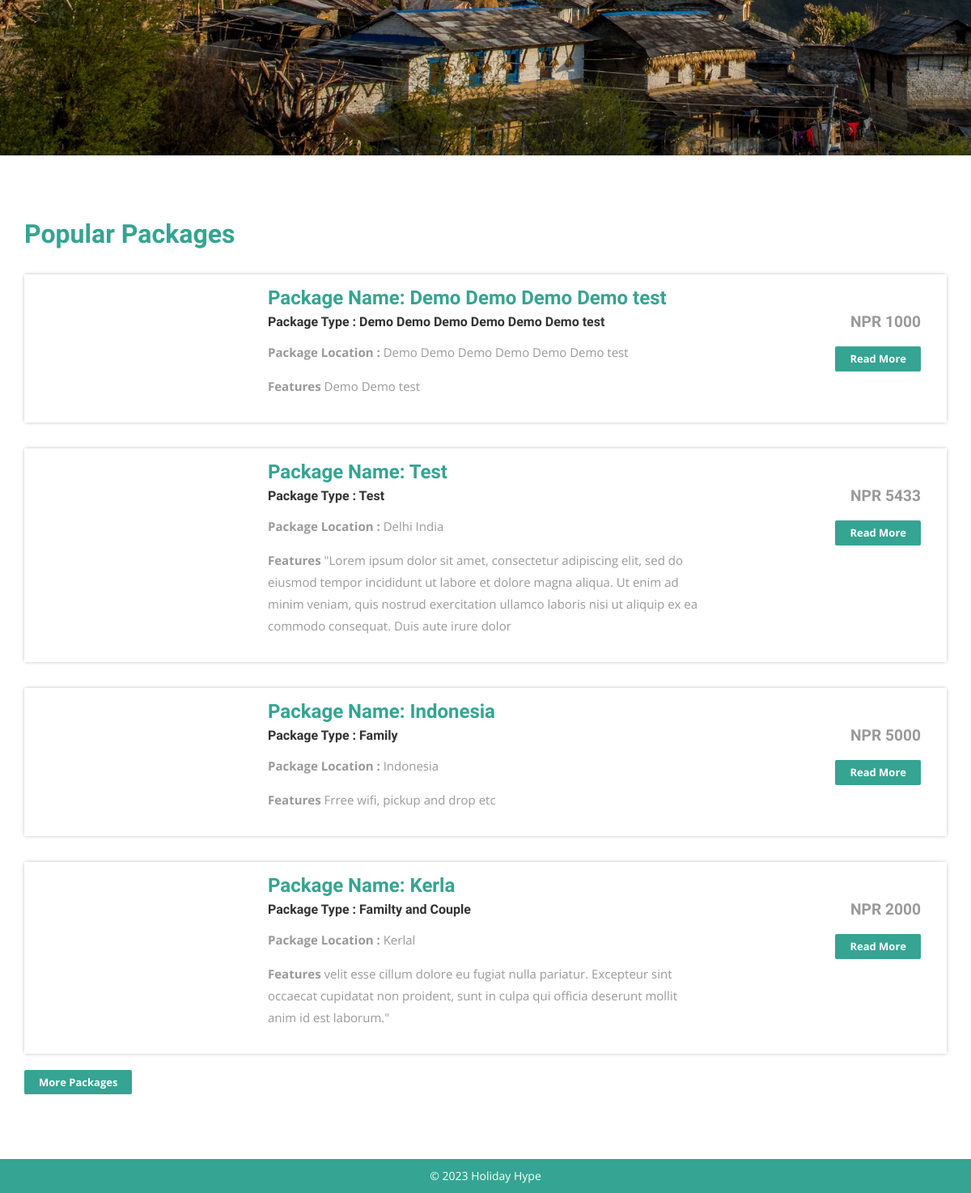
The page /hype/index.php (lower part) on the database as committed earlier.
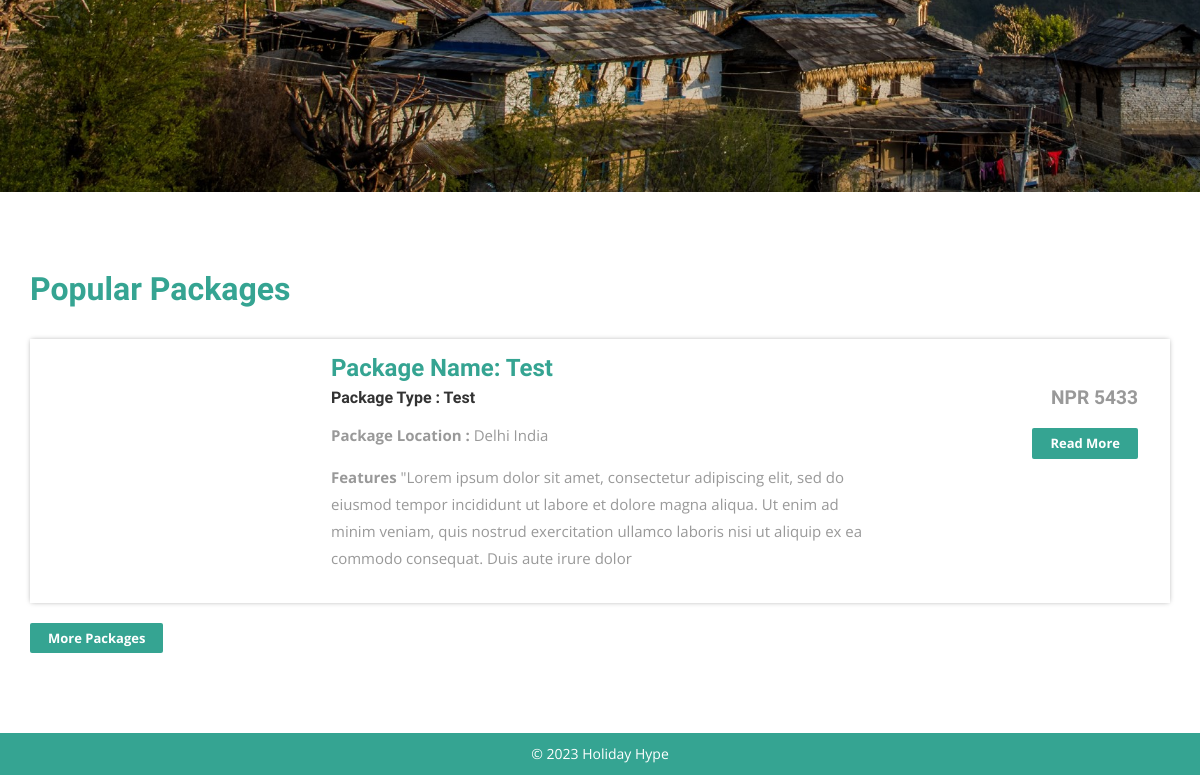
The same page on the database as committed later.
### tables this page shows
CREATE TABLE `tbltourpackages` (
  `PackageId` int(11) NOT NULL,
  `PackageName` varchar(200) DEFAULT NULL,
  `PackageType` varchar(150) DEFAULT NULL,
  `PackageLocation` varchar(100) DEFAULT NULL,
  `PackagePrice` int(11) DEFAULT NULL,
  `PackageFetures` varchar(255) DEFAULT NULL,
  `PackageDetails` mediumtext DEFAULT NULL,
  `PackageImage` varchar(100) DEFAULT NULL,
  `Creationdate` timestamp NULL DEFAULT current_timestamp(),
  `UpdationDate` timestamp NULL DEFAULT NULL ON UPDATE current_timestamp()
);

### hype/index.php (the view, shortened to what this page needs)
<?php
include('includes/config.php');
?>
<!DOCTYPE HTML>
<html>
<head>
<link href="css/bootstrap.css" rel='stylesheet' type='text/css' />
<link href="css/style.css" rel='stylesheet' type='text/css' />
<link href="css/font-awesome.css" rel="stylesheet">
<link href="css/animate.css" rel="stylesheet" type="text/css" media="all">
</head>
<body>
<div class="banner">
</div>
<div class="container">
	<div class="holiday">
	<h3>Popular Packages</h3>
<?php $sql = "SELECT * from tbltourpackages order by rand() limit 4";
$query = $dbh->prepare($sql);
$query->execute();
$results=$query->fetchAll(PDO::FETCH_OBJ);
if($query->rowCount() > 0)
{
foreach($results as $result)
{	?>
			<div class="rom-btm">
				<div class="col-md-3 room-left wow fadeInLeft animated" data-wow-delay=".5s">
				</div>
				<div class="col-md-6 room-midle wow fadeInUp animated" data-wow-delay=".5s">
					<h4>Package Name: <?php echo htmlentities($result->PackageName);?></h4>
					<h6>Package Type : <?php echo htmlentities($result->PackageType);?></h6>
					<p><b>Package Location :</b> <?php echo htmlentities($result->PackageLocation);?></p>
					<p><b>Features</b> <?php echo htmlentities($result->PackageFetures);?></p>
				</div>
				<div class="col-md-3 room-right wow fadeInRight animated" data-wow-delay=".5s">
					<h5>NPR <?php echo htmlentities($result->PackagePrice);?></h5>
					<a href="package-details.php?pkgid=<?php echo htmlentities($result->PackageId);?>" class="view">Read More</a>
				</div>
				<div class="clearfix"></div>
			</div>
<?php }} ?>
<div><a href="package-list.php" class="view">More Packages</a></div>
</div>
	</div>
<?php include('includes/footer.php');?>
</body>
</html>

Rows that differ between the two databases and show on the page:
removed tbltourpackages: PackageName "Demo Demo Demo Demo test", PackageType "Demo Demo Demo Demo Demo Demo test", PackageLocation "Demo Demo Demo Demo Demo Demo test", PackageFetures "Demo Demo test", PackagePrice "1000"
removed tbltourpackages: PackageName "Indonesia", PackageType "Family", PackageLocation "Indonesia", PackageFetures "Frree wifi, pickup and drop etc", PackagePrice "5000"
removed tbltourpackages: PackageName "Kerla", PackageType "Familty and Couple", PackageLocation "Kerlal", PackageFetures "velit esse cillum dolore eu fugiat nulla pariatur. Excepteur sint occaecat cupidatat non proident, sunt in culpa qui officia deserunt mollit anim id est laborum.\"", PackagePrice "2000"
